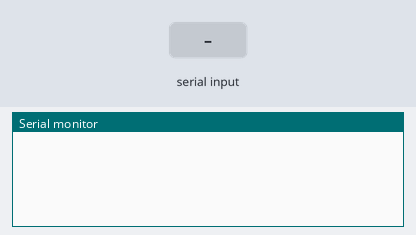
The sketch below on a simulated Arduino Uno, built with avr-gcc and run on an emulated ATmega328P. On the bench: the last lines printed to the serial monitor. The test bench sets the inputs (shaded band).

Above: at 1.2 s.
1.3 s: "90,45\n" received over Serial
At 1.8 s:
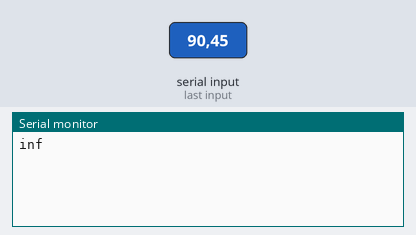
At 4.5 s:
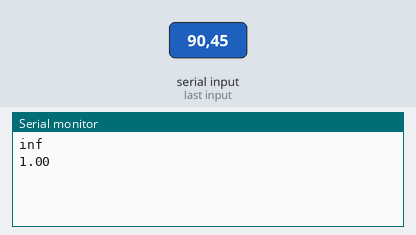

Measured:
- after the input at 1.3 s, the serial monitor: prints a new line at once (image 1)

The sketch:

power.ino
```cpp
int c = 0;
int a = 0;
int b = 0;
void setup() {
  Serial.begin(9600);     // opens serial port, sets data rate to 9600 bps
}

void loop() {
  if (Serial.available()) {

    a = Serial.parseInt();
    b = Serial.parseInt();
    Serial.println(pow(a, b));

  }

}
```
